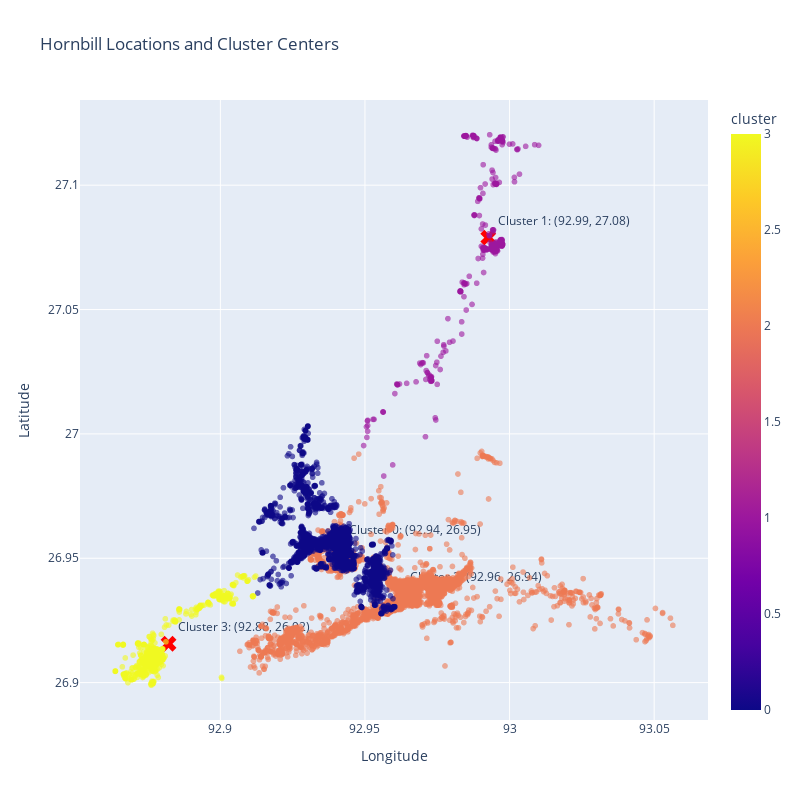

The code cell stored with this chart in its notebook:
### Code cell
# # Visualize the cluster centers on a map using Seaborn
# plt.figure(figsize=(12, 12))
# sns.scatterplot(x='location-long', y='location-lat', hue='cluster', palette='Set2', data=data, alpha=0.6)
# for i, center in enumerate(centers):
#     plt.scatter(center[0], center[1], s=200, c='red', marker='X')
#     plt.annotate(f'Cluster {i}: ({center[0]:.2f}, {center[1]:.2f})', xy=(center[0], center[1]), xytext=(3, 3), textcoords="offset points")
# plt.title('Hornbill Locations and Cluster Centers')
# plt.xlabel('Longitude')
# plt.ylabel('Latitude')
# plt.show()

import plotly.express as px
import plotly.graph_objects as go

# Scatter plot for data points
fig = px.scatter(
    data,
    x='location-long',
    y='location-lat',
    color='cluster',
    opacity=0.6,
    labels={'location-long': 'Longitude', 'location-lat': 'Latitude'},
    title='Hornbill Locations and Cluster Centers'
)

# Add cluster centers as red "X" markers
for i, center in enumerate(centers):
    fig.add_trace(go.Scatter(
        x=[center[0]],
        y=[center[1]],
        mode='markers+text',
        marker=dict(size=14, color='red', symbol='x'),
        text=[f'Cluster {i}: ({center[0]:.2f}, {center[1]:.2f})'],
        textposition='top right',
        showlegend=False
    ))

fig.update_layout(
    width=800,
    height=800,
    xaxis_title='Longitude',
    yaxis_title='Latitude'
)

fig.show()

### Figure 1 — Plotly figure (JSON) as saved in the notebook; plotly's stock layout.template omitted (floating-point values rounded to 4 significant figures; data arrays with more than 128 entries replaced by an {"elided": "..."} marker saying what was removed)
{"data": [{"hovertemplate": "Longitude=%{x}<br>Latitude=%{y}<br>cluster=%{marker.color}<extra></extra>", "legendgroup": "", "marker": {"color": {"elided": "19275 int values"}, "coloraxis": "coloraxis", "opacity": 0.6, "symbol": "circle"}, "mode": "markers", "name": "", "showlegend": false, "type": "scattergl", "x": {"elided": "19275 float values"}, "xaxis": "x", "y": {"elided": "19275 float values"}, "yaxis": "y"}, {"marker": {"color": "red", "size": 14, "symbol": "x"}, "mode": "markers+text", "showlegend": false, "text": ["Cluster 0: (92.94, 26.95)"], "textposition": "top right", "type": "scatter", "x": [92.94], "y": [26.95]}, {"marker": {"color": "red", "size": 14, "symbol": "x"}, "mode": "markers+text", "showlegend": false, "text": ["Cluster 1: (92.99, 27.08)"], "textposition": "top right", "type": "scatter", "x": [92.99], "y": [27.08]}, {"marker": {"color": "red", "size": 14, "symbol": "x"}, "mode": "markers+text", "showlegend": false, "text": ["Cluster 2: (92.96, 26.94)"], "textposition": "top right", "type": "scatter", "x": [92.96], "y": [26.94]}, {"marker": {"color": "red", "size": 14, "symbol": "x"}, "mode": "markers+text", "showlegend": false, "text": ["Cluster 3: (92.88, 26.92)"], "textposition": "top right", "type": "scatter", "x": [92.88], "y": [26.92]}], "layout": {"coloraxis": {"colorbar": {"title": {"text": "cluster"}}, "colorscale": [[0, "#0d0887"], [0.1111, "#46039f"], [0.2222, "#7201a8"], [0.3333, "#9c179e"], [0.4444, "#bd3786"], [0.5556, "#d8576b"], [0.6667, "#ed7953"], [0.7778, "#fb9f3a"], [0.8889, "#fdca26"], [1, "#f0f921"]]}, "height": 800, "legend": {"tracegroupgap": 0}, "title": {"text": "Hornbill Locations and Cluster Centers"}, "width": 800, "xaxis": {"anchor": "y", "domain": [0, 1], "title": {"text": "Longitude"}}, "yaxis": {"anchor": "x", "domain": [0, 1], "title": {"text": "Latitude"}}}}
